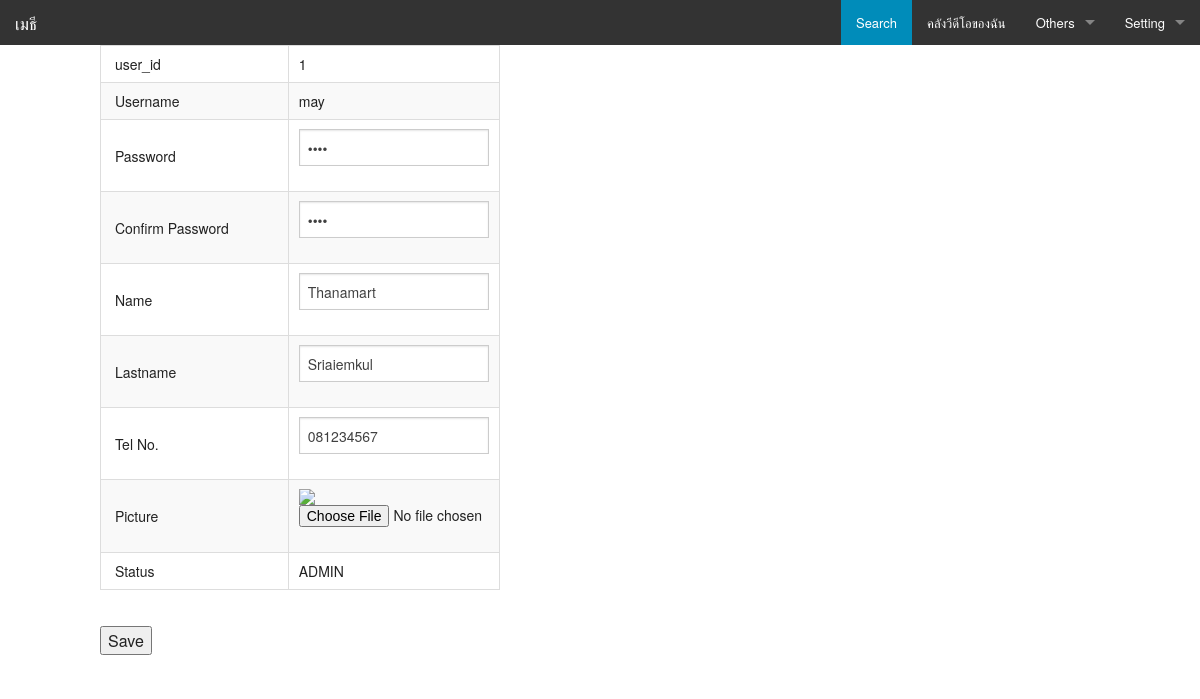
The app's page /edit_profile.php (signed in), older data.
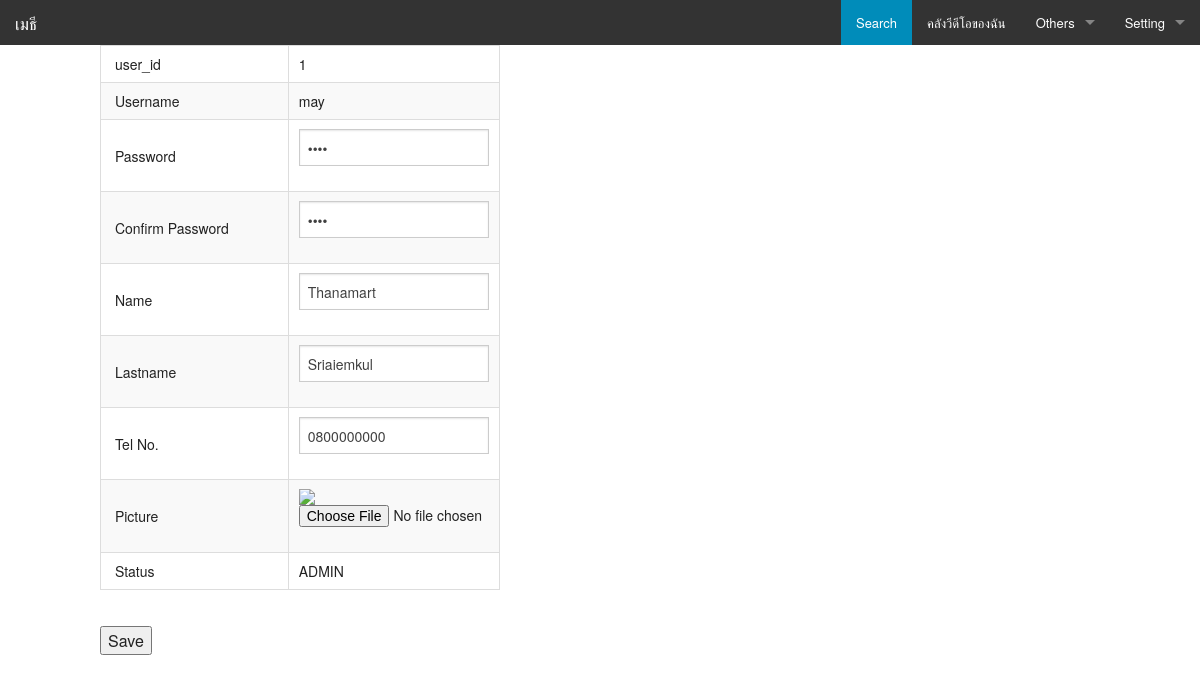
The same page, newer data.
### tables this page shows
CREATE TABLE IF NOT EXISTS `users` (
  `user_id` int(11) NOT NULL AUTO_INCREMENT,
  `name` varchar(32) NOT NULL,
  `lastname` varchar(32) NOT NULL,
  `username` varchar(32) NOT NULL,
  `password` varchar(32) NOT NULL,
  `tel` varchar(10) NOT NULL,
  `birthdate` date NOT NULL,
  `last_login` datetime NOT NULL,
  `file_id` int(11) DEFAULT NULL,
  `video_id` int(11) DEFAULT NULL,
  `status` varchar(10) NOT NULL,
  `login_status` varchar(1) NOT NULL,
  PRIMARY KEY (`user_id`),
  UNIQUE KEY `username` (`username`),
  KEY `file_id_2` (`file_id`)
);

### edit_profile.php (the view, shortened to what this page needs)
<?php
$strSQL = "SELECT * FROM users WHERE user_id = '" . $_SESSION['user_id'] . "' ";
$objQuery = mysql_query($strSQL);
$objResult = mysql_fetch_array($objQuery);
$strSQL = "SELECT * FROM files WHERE file_id = '" . $objResult['file_id'] . "' ";
$objQuery = mysql_query($strSQL) or die("Error Query [" . $strSQL . "]");
$objResult1 = mysql_fetch_array($objQuery);
?>
<html>
    <head>
        <meta http-equiv="Content-Type" content="text/html; charset=utf-8"></head>
		<?php include 'script.php'; ?>
    <body>
		<?php include 'topbar.php'; ?>
		<div class="row">
			<form name="form1" method="post" action="save_profile.php" enctype="multipart/form-data"
				  Edit Profile! <br>
				<table width="400" border="1" style="width: 400px">
					<tbody>
						<tr>
							<td width="160"> &nbsp;user_id</td>
							<td width="180">
								<?= $objResult["user_id"]; ?>
							</td>
						</tr>
						<tr>
							<td> &nbsp;Username</td>
							<td>
								<?= $objResult["username"]; ?>
							</td>
						</tr>
						<tr>
							<td> &nbsp;Password</td>
							<td><input name="txtPassword" type="password" id="txtPassword" value="<?= $objResult["password"]; ?>">
							</td>
						</tr>
						<tr>
							<td> &nbsp;Confirm Password</td>
							<td><input name="txtConPassword" type="password" id="txtConPassword" value="<?= $objResult["password"]; ?>">
							</td>
						</tr>
						<tr>
							<td>&nbsp;Name</td>
							<td><input name="txtName" type="text" id="txtName" value="<?= $objResult["name"]; ?>"></td>
						</tr>
						<tr>
							<td>&nbsp;Lastname</td>
							<td><input name="txtLastname" type="text" id="txtLastname" value="<?= $objResult["lastname"]; ?>"></td>
						</tr>
						<tr>
							<td>&nbsp;Tel No.</td>
							<td><input name="txtTelNo" type="text" id="txtTelNo" value="<?= $objResult["tel"]; ?>"></td>
						</tr>
						<tr>
							<td>&nbsp;Picture</td>
							<td>
							<?php if(isset($objResult1["filename"])){
							?>
								<img src="viewImage.php?file_id=<?=$objResult["file_id"];?>"><br>
							<?php
							}
							?>
							<input type="file" name="filUpload"><br>
						</tr>
						<tr>
							<td> &nbsp;Status</td>
							<td>
								<?= $objResult["status"]; ?>
							</td>
						</tr>
					</tbody>
				</table>
				<br>
				<input type="submit" name="Submit" value="Save">
			</form>
		</div>
    </body>
</html>

Row changes from the older to the newer data that the page shows:
changed users "may": txtTelNo "081234567" → "0800000000"
